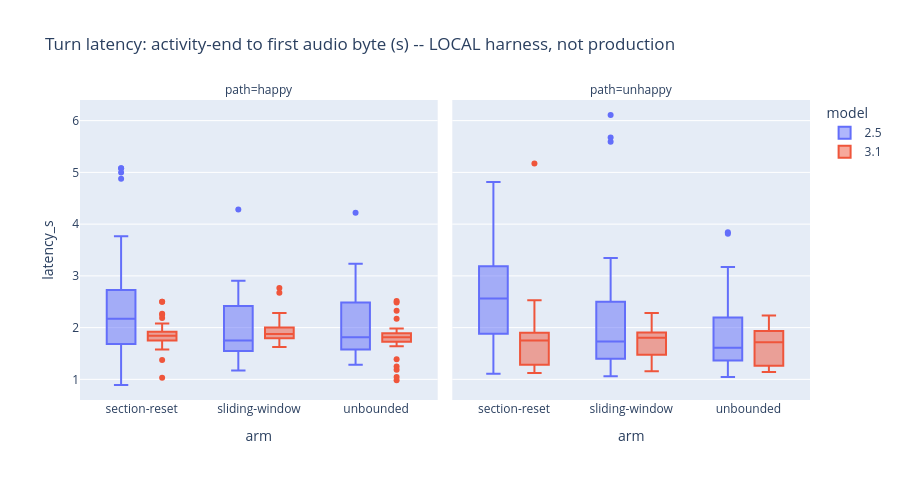

Source (notebook cell):
### Markdown cell above
## 5. Latency -- with a load-bearing caveat

**This latency result is NOT production-representative and must not be read as
one.** It measures `activity_end -> first audio byte` for *injected synthetic
audio* over a *local* backend -- it strips out the real audio round-trip and
network path where 3.1's slowness actually shows. On this narrow harness 2.5
and 3.1 look near-parity; the earlier LIVE-DEMO finding that **3.1 is much
slower end-to-end stands** and is the production-relevant one. What this chart
does support: **eviction events add no latency** (and there were no real
evictions anyway), and section restarts add their own boundary pause (the
restart greeting wait, not shown here).

### Code cell
lt = turns.dropna(subset=['latency_s'])
fig = px.box(lt, x='arm', y='latency_s', color='model', facet_col='path', height=480,
             title='Turn latency: activity-end to first audio byte (s) -- LOCAL harness, not production')
fig.show()
display(L.latency_summary(turns).style.format({'median': '{:.2f}s', 'p90': '{:.2f}s'}))

### Figure 1 — Plotly figure (JSON) as saved in the notebook; plotly's stock layout.template omitted (floating-point values rounded to 4 significant figures; data arrays with more than 128 entries replaced by an {"elided": "..."} marker saying what was removed)
{"data": [{"alignmentgroup": "True", "hovertemplate": "model=2.5<br>path=happy<br>arm=%{x}<br>latency_s=%{y}<extra></extra>", "legendgroup": "2.5", "marker": {"color": "#636efa"}, "name": "2.5", "notched": false, "offsetgroup": "2.5", "orientation": "v", "showlegend": true, "type": "box", "x": ["section-reset", "section-reset", "section-reset", "section-reset", "section-reset", "section-reset", "section-reset", "section-reset", "section-reset", "section-reset", "section-reset", "section-reset", "section-reset", "section-reset", "section-reset", "section-reset", "section-reset", "section-reset", "section-reset", "section-reset", "section-reset", "section-reset", "section-reset", "section-reset", "section-reset", "section-reset", "section-reset", "section-reset", "section-reset", "section-reset", "section-reset", "section-reset", "section-reset", "section-reset", "section-reset", "section-reset", "section-reset", "section-reset", "section-reset", "sliding-window", "sliding-window", "sliding-window", "sliding-window", "sliding-window", "sliding-window", "sliding-window", "sliding-window", "sliding-window", "sliding-window", "sliding-window", "sliding-window", "sliding-window", "sliding-window", "sliding-window", "sliding-window", "sliding-window", "sliding-window", "sliding-window", "sliding-window", "sliding-window", "sliding-window", "sliding-window", "sliding-window", "sliding-window", "sliding-window", "sliding-window", "sliding-window", "sliding-window", "sliding-window", "sliding-window", "sliding-window", "sliding-window", "sliding-window", "sliding-window", "sliding-window", "sliding-window", "sliding-window", "sliding-window", "unbounded", "unbounded", "unbounded", "unbounded", "unbounded", "unbounded", "unbounded", "unbounded", "unbounded", "unbounded", "unbounded", "unbounded", "unbounded", "unbounded", "unbounded", "unbounded", "unbounded", "unbounded", "unbounded", "unbounded", "unbounded", "unbounded", "unbounded", "unbounded", "unbounded", "unbounded", "unbounded", "unbounded", "unbounded", "unbounded", "unbounded", "unbounded", "unbounded", "unbounded", "unbounded", "unbounded", "unbounded", "unbounded", "unbounded"], "x0": " ", "xaxis": "x", "y": [2.532, 2.5, 2.25, 2.062, 1.531, 2.093, 1.5, 2.281, 3.656, 2.39, 3.765, 2.453, 2.0, 2.39, 1.5, 2.766, 1.484, 2.641, 2.75, 2.172, 1.719, 2.156, 5.078, 2.657, 4.875, 3.219, 2.937, 1.89, 1.797, 0.891, 1.469, 1.953, 5.0, 5.078, 1.672, 1.203, 1.531, 1.047, 1.828, 2.407, 2.641, 1.766, 2.172, 1.422, 2.344, 1.578, 2.359, 1.485, 2.656, 1.484, 2.484, 1.438, 2.406, 1.672, 2.64, 1.657, 2.5, 1.438, 1.953, 1.547, 2.906, 1.625, 4.282, 2.234, 2.531, 1.438, 2.828, 2.0, 1.171, 1.546, 1.75, 1.563, 2.422, 1.671, 1.531, 1.64, 1.547, 1.703, 2.437, 2.344, 1.453, 2.031, 1.688, 2.407, 1.625, 2.328, 1.516, 2.531, 1.703, 2.297, 1.516, 1.515, 1.813, 2.219, 2.531, 2.187, 4.219, 2.203, 1.641, 2.547, 1.594, 2.719, 1.579, 3.094, 1.609, 2.89, 2.954, 1.282, 1.578, 1.593, 1.687, 2.5, 3.234, 1.516, 1.453, 1.578, 1.516], "y0": " ", "yaxis": "y"}, {"alignmentgroup": "True", "hovertemplate": "model=2.5<br>path=unhappy<br>arm=%{x}<br>latency_s=%{y}<extra></extra>", "legendgroup": "2.5", "marker": {"color": "#636efa"}, "name": "2.5", "notched": false, "offsetgroup": "2.5", "orientation": "v", "showlegend": false, "type": "box", "x": {"elided": "226 str values"}, "x0": " ", "xaxis": "x2", "y": {"elided": "226 float values"}, "y0": " ", "yaxis": "y2"}, {"alignmentgroup": "True", "hovertemplate": "model=3.1<br>path=happy<br>arm=%{x}<br>latency_s=%{y}<extra></extra>", "legendgroup": "3.1", "marker": {"color": "#EF553B"}, "name": "3.1", "notched": false, "offsetgroup": "3.1", "orientation": "v", "showlegend": true, "type": "box", "x": ["section-reset", "section-reset", "section-reset", "section-reset", "section-reset", "section-reset", "section-reset", "section-reset", "section-reset", "section-reset", "section-reset", "section-reset", "section-reset", "section-reset", "section-reset", "section-reset", "section-reset", "section-reset", "section-reset", "section-reset", "section-reset", "section-reset", "section-reset", "section-reset", "section-reset", "section-reset", "section-reset", "section-reset", "section-reset", "section-reset", "section-reset", "section-reset", "section-reset", "section-reset", "section-reset", "section-reset", "section-reset", "section-reset", "section-reset", "section-reset", "sliding-window", "sliding-window", "sliding-window", "sliding-window", "sliding-window", "sliding-window", "sliding-window", "sliding-window", "sliding-window", "sliding-window", "sliding-window", "sliding-window", "sliding-window", "sliding-window", "sliding-window", "sliding-window", "sliding-window", "sliding-window", "sliding-window", "sliding-window", "sliding-window", "sliding-window", "sliding-window", "sliding-window", "sliding-window", "sliding-window", "sliding-window", "sliding-window", "sliding-window", "sliding-window", "sliding-window", "sliding-window", "sliding-window", "sliding-window", "sliding-window", "sliding-window", "sliding-window", "sliding-window", "sliding-window", "sliding-window", "unbounded", "unbounded", "unbounded", "unbounded", "unbounded", "unbounded", "unbounded", "unbounded", "unbounded", "unbounded", "unbounded", "unbounded", "unbounded", "unbounded", "unbounded", "unbounded", "unbounded", "unbounded", "unbounded", "unbounded", "unbounded", "unbounded", "unbounded", "unbounded", "unbounded", "unbounded", "unbounded", "unbounded", "unbounded", "unbounded", "unbounded", "unbounded", "unbounded", "unbounded", "unbounded", "unbounded", "unbounded", "unbounded", "unbounded", "unbounded"], "x0": " ", "xaxis": "x", "y": [1.812, 1.843, 2.015, 1.703, 1.657, 1.922, 1.75, 1.922, 1.844, 2.5, 2.5, 2.25, 1.922, 1.797, 1.765, 1.907, 1.844, 2.266, 1.922, 1.75, 1.734, 2.187, 1.031, 1.765, 1.938, 1.797, 1.578, 1.719, 1.75, 1.875, 1.375, 1.843, 2.078, 1.859, 1.704, 1.75, 1.937, 1.734, 1.828, 1.859, 1.781, 1.812, 1.875, 1.921, 1.625, 1.781, 1.828, 2.125, 1.984, 1.781, 2.015, 1.859, 1.907, 2.0, 2.078, 1.766, 1.734, 1.844, 2.047, 1.813, 1.672, 2.0, 1.687, 1.75, 1.813, 1.813, 1.719, 1.906, 1.875, 1.844, 1.906, 1.891, 2.062, 1.844, 2.0, 2.766, 2.281, 1.969, 1.891, 2.672, 1.75, 1.813, 1.875, 1.797, 1.671, 1.875, 1.735, 1.797, 2.516, 1.75, 2.172, 2.328, 1.828, 1.985, 1.797, 1.828, 1.718, 1.797, 1.25, 1.906, 0.985, 1.844, 1.047, 1.641, 1.187, 1.985, 1.765, 1.843, 1.719, 1.968, 1.39, 1.969, 1.828, 1.828, 1.64, 1.797, 2.485, 1.953, 1.813, 1.844], "y0": " ", "yaxis": "y"}, {"alignmentgroup": "True", "hovertemplate": "model=3.1<br>path=unhappy<br>arm=%{x}<br>latency_s=%{y}<extra></extra>", "legendgroup": "3.1", "marker": {"color": "#EF553B"}, "name": "3.1", "notched": false, "offsetgroup": "3.1", "orientation": "v", "showlegend": false, "type": "box", "x": {"elided": "179 str values"}, "x0": " ", "xaxis": "x2", "y": {"elided": "179 float values"}, "y0": " ", "yaxis": "y2"}], "layout": {"annotations": [{"font": {}, "showarrow": false, "text": "path=happy", "x": 0.245, "xanchor": "center", "xref": "paper", "y": 1.0, "yanchor": "bottom", "yref": "paper"}, {"font": {}, "showarrow": false, "text": "path=unhappy", "x": 0.755, "xanchor": "center", "xref": "paper", "y": 1.0, "yanchor": "bottom", "yref": "paper"}], "boxmode": "group", "height": 480, "legend": {"title": {"text": "model"}, "tracegroupgap": 0}, "title": {"text": "Turn latency: activity-end to first audio byte (s) -- LOCAL harness, not production"}, "xaxis": {"anchor": "y", "domain": [0.0, 0.49], "title": {"text": "arm"}}, "xaxis2": {"anchor": "y2", "domain": [0.51, 1.0], "matches": "x", "title": {"text": "arm"}}, "yaxis": {"anchor": "x", "domain": [0.0, 1.0], "title": {"text": "latency_s"}}, "yaxis2": {"anchor": "x2", "domain": [0.0, 1.0], "matches": "y", "showticklabels": false}}}
